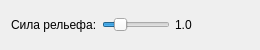
<?xml version="1.0" encoding="UTF-8"?>
<ui version="4.0">
 <class>EmbossFilterWidget</class>
 <widget class="QWidget" name="EmbossFilterWidget">
  <property name="geometry">
   <rect>
    <x>0</x>
    <y>0</y>
    <width>260</width>
    <height>50</height>
   </rect>
  </property>
  <property name="minimumSize">
   <size>
    <width>0</width>
    <height>50</height>
   </size>
  </property>
  <layout class="QHBoxLayout" name="horizontalLayout">
   <property name="spacing">
    <number>5</number>
   </property>
   <item>
    <widget class="QLabel" name="label">
     <property name="text">
      <string>Сила рельефа:</string>
     </property>
    </widget>
   </item>
   <item>
    <widget class="ClickableSlider" name="strengthSlider">
     <property name="minimum">
      <number>0</number>
     </property>
     <property name="maximum">
      <number>50</number>
     </property>
     <property name="value">
      <number>10</number>
     </property>
     <property name="tracking">
      <bool>false</bool>
     </property>
     <property name="orientation">
      <enum>Qt::Horizontal</enum>
     </property>
    </widget>
   </item>
   <item>
    <widget class="QLabel" name="valueLabel">
     <property name="text">
      <string>1.0</string>
     </property>
     <property name="minimumSize">
      <size>
       <width>50</width>
       <height>0</height>
      </size>
     </property>
    </widget>
   </item>
   <item>
    <spacer name="horizontalSpacer">
     <property name="orientation">
      <enum>Qt::Horizontal</enum>
     </property>
     <property name="sizeHint" stdset="0">
      <size>
       <width>40</width>
       <height>20</height>
      </size>
     </property>
    </spacer>
   </item>
  </layout>
 </widget>
 <customwidgets>
  <customwidget>
   <class>ClickableSlider</class>
   <extends>QSlider</extends>
   <header>gui/ClickableSlider.h</header>
  </customwidget>
 </customwidgets>
 <resources/>
 <connections/>
</ui>
